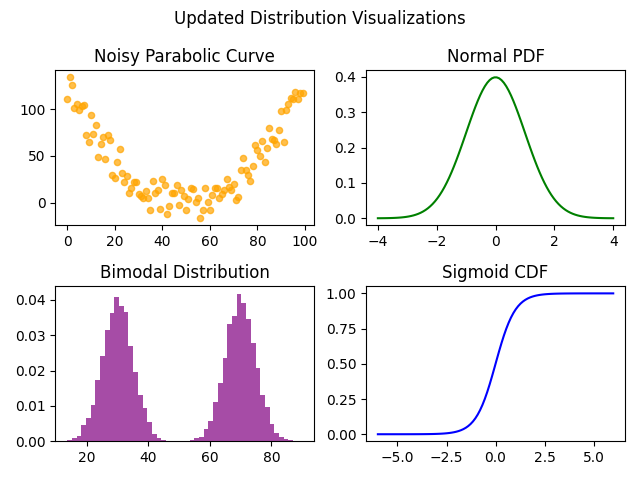

This figure's Python source:
# distribution_visualizer.py
import math
import random
import numpy as np
import matplotlib.pyplot as plt

class DistributionVisualizer:
    """
    A visualization utility for demonstrating concepts in statistical distributions:
    - Scatter plot with noise and curved regression
    - Bell-shaped curve for a normal PDF
    - Bimodal histogram
    - S-curve approximation of a custom CDF
    """

    @staticmethod
    def generate_noisy_parabola(seed=1, count=100):
        random.seed(seed)
        x = [i for i in range(count)]
        y = [(0.05 * (xi - 50) ** 2 + random.uniform(-20, 20)) for xi in x]
        return x, y

    @staticmethod
    def standard_normal_pdf(x):
        return math.exp(-x**2 / 2) / math.sqrt(2 * math.pi)

    @staticmethod
    def custom_cdf(x):
        return 1 / (1 + math.exp(-2 * x))  # Sigmoid for variety

    @staticmethod
    def visualize():
        fig, ax = plt.subplots(2, 2)

        # Subplot 1: Noisy parabolic curve
        x1, y1 = DistributionVisualizer.generate_noisy_parabola()
        ax[0, 0].scatter(x1, y1, c='orange', s=20, alpha=0.7)
        ax[0, 0].set_title("Noisy Parabolic Curve")

        # Subplot 2: Normal PDF (bell shape)
        x2 = np.linspace(-4, 4, 100)
        y2 = [DistributionVisualizer.standard_normal_pdf(val) for val in x2]
        ax[0, 1].plot(x2, y2, color='green')
        ax[0, 1].set_title("Normal PDF")

        # Subplot 3: Bimodal histogram
        np.random.seed(1)
        data = np.concatenate([
            np.random.normal(loc=30, scale=5, size=5000),
            np.random.normal(loc=70, scale=5, size=5000)
        ])
        ax[1, 0].hist(data, bins=50, color='purple', alpha=0.7, density=True)
        ax[1, 0].set_title("Bimodal Distribution")

        # Subplot 4: Custom sigmoid CDF
        x4 = np.linspace(-6, 6, 100)
        y4 = [DistributionVisualizer.custom_cdf(val) for val in x4]
        ax[1, 1].plot(x4, y4, color='blue')
        ax[1, 1].set_title("Sigmoid CDF")

        fig.suptitle("Updated Distribution Visualizations")
        plt.tight_layout()
        plt.show()


if __name__ == "__main__":
    DistributionVisualizer.visualize()
